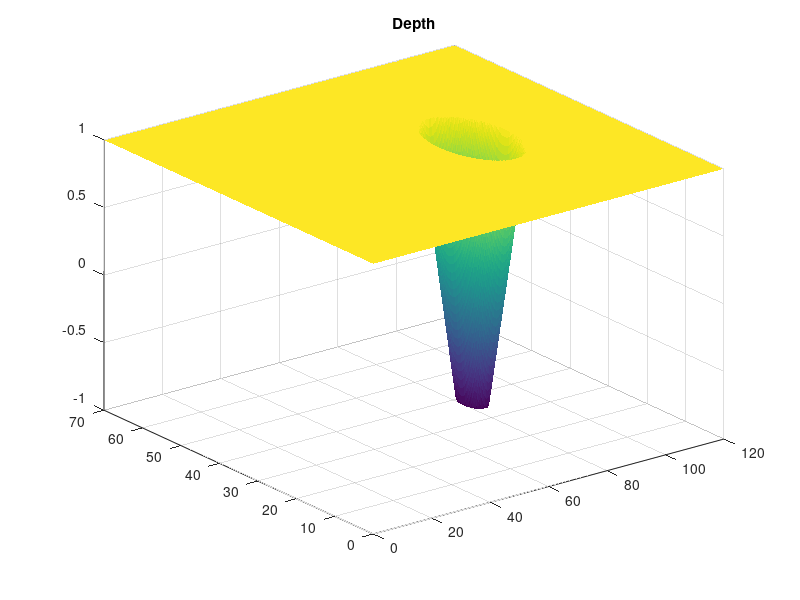
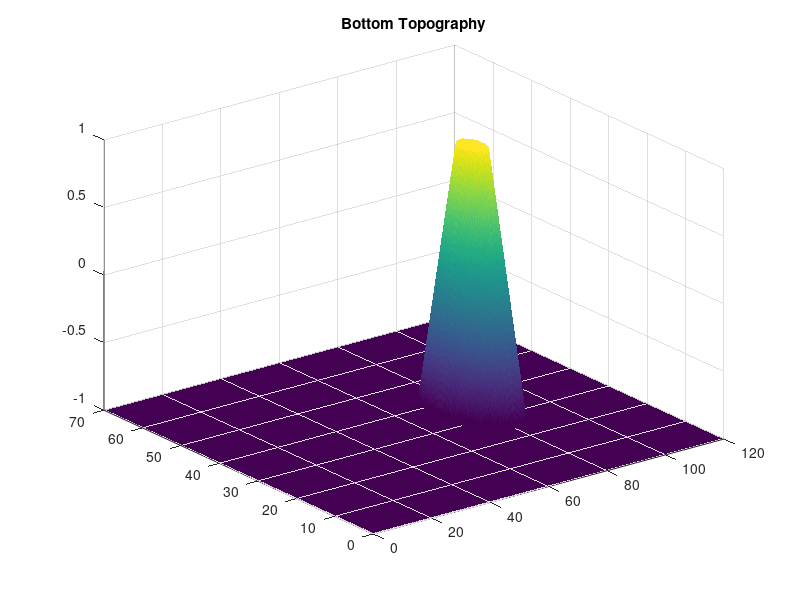

The MATLAB script that drew these images, in order: (Note: this script raises an error after producing the figures.)
% CASE 4 -- Solitary wave runup around a conical island (Briggs et al. 1995)
%
% Choose the incident wave with VARIANT below:
%   'A' : a0 = 0.045   'B' : a0 = 0.091   'C' : a0 = 0.181
% (a0 = normalized wave height, lengths scaled by the still-water depth).
% An initial hump at rest splits into two solitary waves; the left-going
% one is discarded by the domain, the right-going one hits the island.
% Elevation is recorded at the 8 gauges (WG1,2,3,4,6,9,16,22) of the
% experiment. Output: results_conical_island_<VARIANT>.mat
%
% Requires: SWE2D_engine_v2.m, Pnonhydros1Nwd_new.m, closest.m, inv_label.m

clear; close all;

VARIANT = 'A';                       % <-- 'A', 'B' or 'C'

switch VARIANT
    case 'A', a0 = 0.045;
    case 'B', a0 = 0.091;
    case 'C', a0 = 0.181;
    otherwise, error('VARIANT must be ''A'', ''B'' or ''C''.');
end
CASE_NAME = ['conical_island_' VARIANT];

%% Parameters (normalized by the still-water depth)
Lx = 120;
Ly = 70;
h  = 0.32;                           % physical depth [m], used only for scaling
Dz = 0.32/h;                         % normalized still-water depth (=1)
g  = 9.81;
dx = 0.25; dy = 0.25;
dt = 0.005;
thres = 5e-3;                        % wet/dry threshold

options.g     = g;
options.dx    = dx;
options.dy    = dy;
options.dt    = dt;
options.thres = thres;

x = 0:dx:Lx;  y = 0:dy:Ly;
[xx,yy] = meshgrid(x,y);
Nx = length(x); Ny = length(y); Nxy = Nx*Ny;
dz = Dz*ones(Nx,Ny);
T  = 25; Nt = floor(T/dt);

% Solitary wave
gamm = sqrt(0.75*a0);
LL   = (2*h/gamm)*acosh(sqrt(20))/h;   % effective wave length
X0   = 40;                             % position of the initial hump

%% Bottom: conical island centred at (xp,yp)
r1 = 3.6/h;  r2 = 1.1/h;               % base and top radius
xp = X0+LL+r1+5;
yp = 35;
d  = zeros(Nx,Ny);                     % island height above the flat bottom
for k = 1:Ny
    for j = 1:Nx
        r = sqrt((xx(k,j)-xp)^2+(yy(k,j)-yp)^2);
        if r <= r1 && r >= r2
            d(j,k) = 0.25*(r1-r);
        elseif r < r2
            d(j,k) = 0.625/h;
        end
    end
end
d = dz-d;                              % water depth

figure
surf(xx,yy,d','edgecolor','none')
title('Depth')

figure
surf(xx,yy,-d','edgecolor','none')
title('Bottom Topography')

%% Preallocation
E0 = zeros(Nx,Ny);   E1 = zeros(Nx,Ny);   hh = zeros(Nx,Ny);
U0 = zeros(Nx+1,Ny); U1 = zeros(Nx+1,Ny);
V0 = zeros(Nx,Ny+1); V1 = zeros(Nx,Ny+1);
qu = zeros(Nx+1,Ny); qv = zeros(Nx,Ny+1);
W0 = zeros(Nx,Ny);   W1 = zeros(Nx,Ny);    % vertical velocity at the surface
Wb0 = zeros(Nx,Ny);  Wb1 = zeros(Nx,Ny);   % vertical velocity at the bed
pd = zeros(Nxy,1);   P = zeros(Nx,Ny);

%% Initial condition: solitary hump at rest
for k = 1:Ny
    for j = 1:Nx
        E0(j,k) = max(2*a0*(sech(gamm*(j*dx-X0)))^2,-d(j,k)+thres);
        hh(j,k) = E0(j,k)+d(j,k);
    end
end

%% Gauges (Briggs et al. numbering)
gauge_id = [1 2 3 4 6 9 16 22];
gauge_xy = [xp-r1-LL/2, yp+7;
            xp-r1-LL/2, yp+2.34;
            xp-r1-LL/2, yp-2.34;
            xp-r1-LL/2, yp-7;
            xp-r1,      yp;
            xp-8.125,   yp;
            xp,         yp-8.125;
            xp+8.125,   yp];
Ngauge   = numel(gauge_id);
gauge_ix = closest(x,gauge_xy(:,1));
gauge_iy = closest(y,gauge_xy(:,2));

figure
surf(xx,yy,E0','edgecolor','none')
title('Initial eta \eta_0')
view(3,25)
xlabel('x'); ylabel('y'); zlabel('z')
figure
surf(xx,yy,E0','edgecolor','none')
title('Initial eta \eta_0')
view(0,1)
xlabel('x'); zlabel('z')
figure
surf(xx,yy,E0','edgecolor','none')
hold on
for ig = 1:Ngauge
    plot3(x(gauge_ix(ig)),y(gauge_iy(ig)),E0(gauge_ix(ig),gauge_iy(ig)),'.r','markersize',10)
end
view(0,90)
xlabel('x'); ylabel('y')

%% Diagnostics (saved in the results file)
Volume_hist   = zeros(Nt+1,1);
minH_raw_hist = zeros(Nt+1,1);
minH_hist     = zeros(Nt+1,1);
nClipped_hist = zeros(Nt+1,1);
t_fact_hist   = zeros(Nt,1);
t_solve_hist  = zeros(Nt,1);
eta_gauge     = zeros(Nt+1,Ngauge);     % row n+1 = time n*dt; row 1 (t=0) is 0

Volume_hist(1)   = sum(hh(:))*dx*dy;
minH_raw_hist(1) = min(hh(:));
minH_hist(1)     = min(hh(:));

t_total_start = tic;

%% Time loop: finite volume with flooding & drying
colormap('winter'); caxis([-2, 2]);
fig = figure;
set(fig,'Position',[600 200 1200 400],'color',[1 1 1])
for n = 1:(Nt-1)

    % Face depths and fluxes
    for j = 2:Nx
        for k = 1:Ny
            if U0(j,k) > 0
                hh(j,k) = d(j-1,k)+E0(j-1,k);       % upwind: take depth from the left
            elseif U0(j,k) < 0
                hh(j,k) = d(j,k)+E0(j,k);           % upwind: take depth from the right
            else
                hh(j,k) = min(d(j-1,k),d(j,k))+max(E0(j-1,k),E0(j,k));
            end
            qu(j,k) = U0(j,k)*hh(j,k);
        end
    end
    qu(1,1:Ny)    = hh(1,1:Ny).*U0(1,1:Ny);
    qu(Nx+1,1:Ny) = hh(Nx,1:Ny).*U0(Nx+1,1:Ny);
    qv(1:Nx,1)    = hh(1:Nx,1).*V0(1:Nx,1);
    qv(1:Nx,Ny+1) = hh(1:Nx,Ny).*V0(1:Nx,Ny+1);
    for k = 2:Ny
        for j = 1:Nx
            if V0(j,k) > 0
                hh(j,k) = d(j,k-1)+E0(j,k-1);
            elseif V0(j,k) < 0
                hh(j,k) = d(j,k)+E0(j,k);
            else
                hh(j,k) = min(d(j,k-1),d(j,k))+max(E0(j,k-1),E0(j,k));
            end
            qv(j,k) = V0(j,k)*hh(j,k);
        end
    end

    % Surface elevation (mass equation)
    for k = 1:Ny
        for j = 1:Nx
            E1(j,k) = E0(j,k)-dt/dx*(qu(j+1,k)-qu(j,k))-dt/dy*(qv(j,k+1)-qv(j,k));
            hh(j,k) = d(j,k)+E1(j,k);
        end
    end

    % Hydrostatic momentum step and vertical velocity at the bed
    [V1,U1] = SWE2D_engine_v2(E1,U0,V0,hh,qu,qv,options);
    for k = 2:Ny-1
        for j = 2:Nx-1
            if hh(j,k) > thres || hh(j-1,k) > thres
                Wb1(j,k) = -max(0,U1(j,k))*(d(j,k)-d(j-1,k))/dx-min(0,U1(j+1,k))*(d(j+1,k)-d(j,k))/dx ...
                    -max(0,V1(j,k))*(d(j,k)-d(j,k-1))/dy-min(0,V1(j,k+1))*(d(j,k+1)-d(j,k))/dy;
                W1(j,k) = W0(j,k)+(Wb1(j,k)-Wb0(j,k));   % W_t = -Wb_t
            else
                Wb1(j,k) = 0; W1(j,k) = 0;
            end
        end
    end

    % Clip negative depths
    h_before_clip = hh;
    nClipped      = nnz(h_before_clip < 0);
    hh            = max(hh,0);

    % Non-hydrostatic pressure
    [pd,t_fact_hist(n),t_solve_hist(n)] = Pnonhydros1Nwd_new(hh,U1,V1,W1,Wb1,Wb0,options);

    Volume_hist(n+1)   = sum(hh(:))*dx*dy;
    minH_raw_hist(n+1) = min(h_before_clip(:));
    minH_hist(n+1)     = min(hh(:));
    nClipped_hist(n+1) = nClipped;

    for m = 1:Nxy
        [i,j] = inv_label(m,Nx);
        if hh(i,j) > thres
            P(i,j) = pd(m);
        else
            P(i,j) = 0;
        end
    end

    % Pressure correction of U, V, W; update of W
    for k = 1:Ny
        for j = 2:Nx
            U1(j,k) = U1(j,k)-dt/dx/2*(P(j,k)-P(j-1,k));
        end
    end
    for k = 2:Ny
        for j = 1:Nx
            V1(j,k) = V1(j,k)-dt/dy/2*(P(j,k)-P(j,k-1));
        end
    end
    for k = 1:Ny
        for j = 1:Nx
            if hh(j,k) > thres
                W1(j,k) = W1(j,k)+2*dt/hh(j,k)*P(j,k);
            else
                W1(j,k) = 0;
            end
        end
    end
    for k = 2:Ny-1
        for j = 2:Nx-1
            W1(j,k) = W1(j,k)-dt*(U1(j,k)+U1(j+1,k))/2*(W1(j,k)-W1(j-1,k))/dx ...
                -dt*(V1(j,k)+V1(j,k+1))/2*(W1(j,k)-W1(j,k-1))/dy;   % advection -u*w_x - v*w_y
        end
    end
    Wb1(1,1:Ny) = Wb1(2,1:Ny); Wb1(Nx,1:Ny) = Wb1(Nx-1,1:Ny);

    % Plotting
    if mod(n,100) == 1
        figure(6)
        colormap('winter')
        F1 = surf(xx,yy,-d'); hold on;     % bottom
        F2 = surf(xx,yy,E1'); hold off;    % surface elevation
        set(F1,'FaceColor','None','EdgeColor','k');
        set(F2,'FaceColor','interp');
        view(10,15)
        zlim([-0.05,2*a0]);
        title(sprintf('surface profile at t= %1.4s',num2str(n*dt)))
        pause(0.01);
    end

    % Record gauges
    for ig = 1:Ngauge
        eta_gauge(n+1,ig) = E1(gauge_ix(ig),gauge_iy(ig));
    end

    % Advance in time
    E0 = E1;
    U0 = U1; V0 = V1;
    W0 = W1; Wb0 = Wb1;
end

%% Save results and print a summary
T_total = toc(t_total_start);
t_hist  = (0:Nt)*dt;

results = struct();
results.case_name     = CASE_NAME;
results.Nx = Nx; results.Ny = Ny; results.Nt = Nt;
results.dx = dx; results.dy = dy; results.dt = dt;
results.t_hist        = t_hist;
results.eta_gauge     = eta_gauge;       % raw units, columns = gauges 1,2,3,4,6,9,16,22
results.Volume_hist   = Volume_hist;     % mass conservation
results.minH_raw_hist = minH_raw_hist;   % positivity
results.minH_hist     = minH_hist;
results.nClipped_hist = nClipped_hist;
results.T_total       = T_total;         % computational cost
results.t_fact_hist   = t_fact_hist;
results.t_solve_hist  = t_solve_hist;
save(sprintf('results_%s.mat',CASE_NAME),'-struct','results');

Vh = Volume_hist(1:Nt);
fprintf('--- %s ---\n',CASE_NAME);
fprintf('  Total time: %.2f s (%d steps, %dx%d grid, %.2f s/step avg)\n', ...
    T_total,Nt,Nx,Ny,T_total/Nt);
fprintf('  Max relative volume drift: %.3e %%\n', ...
    max(abs((Vh-Vh(1))/Vh(1)*100)));
fprintf('  Clipping triggered on %.3f %% of (cell,step) pairs\n', ...
    100*sum(nClipped_hist(1:Nt))/(Nx*Ny*Nt));
fprintf('  Saved to results_%s.mat\n\n',CASE_NAME);
